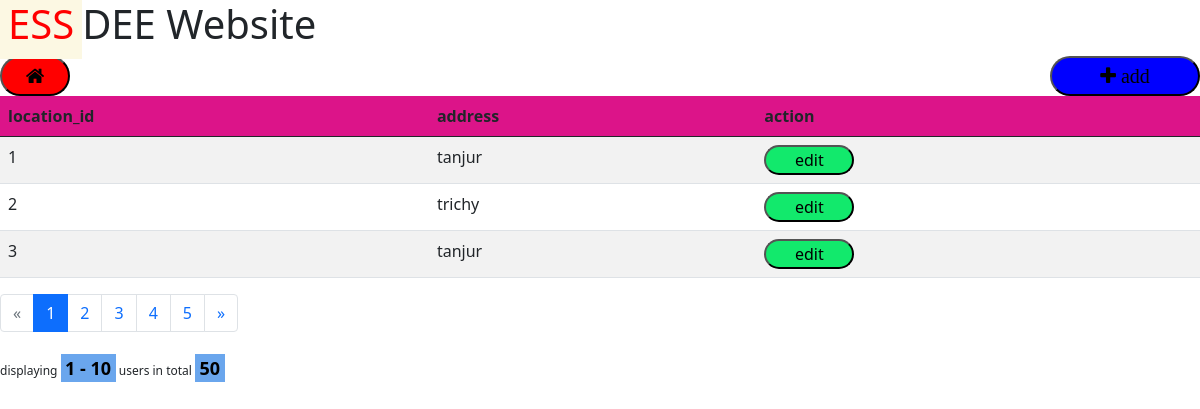
Before: /locatin with the older database file.
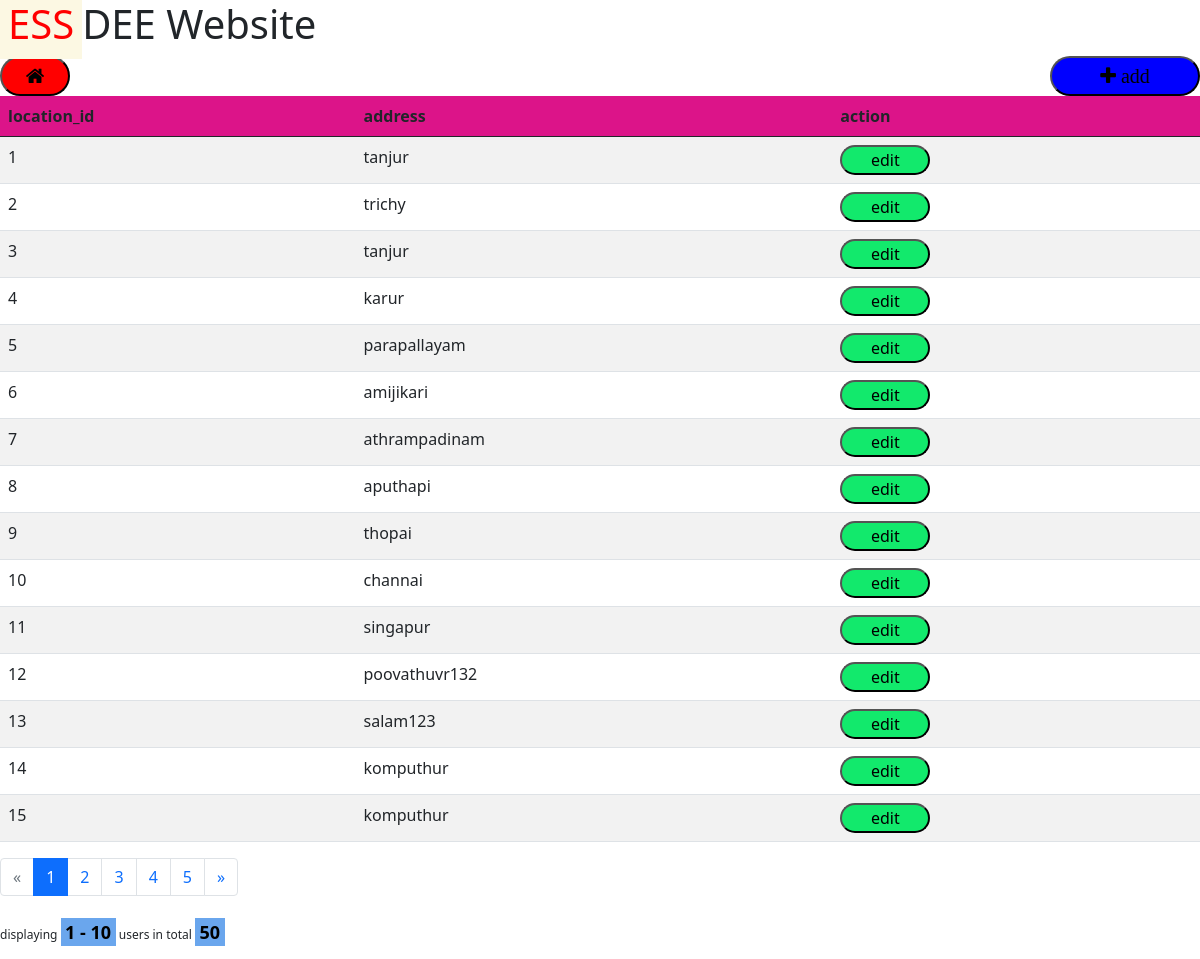
After: the same page with the newer database file.
### tables this page shows
CREATE TABLE Location(loction_id INTEGER PRIMARY KEY AUTOINCREMENT,address text NOT NULL);

### f1.py (the view)
@app.route('/locatin')
def loc():
    con = sqlite3.connect('main.db')
    cur = con.cursor()
    tbl="select * from Location"
    cur.execute(tbl)
    x =cur.fetchall()
    print(x)
    con.commit()
    con.close()
    page = request.args.get(get_page_parameter(), type=int, default=1)
    pagination = Pagination(page=page, total=50, record_name='users')
    return render_template('loction.html' ,pagination=pagination,x=x)

### templates/loction.html (shortened to what this page needs)
<!DOCTYPE html>
<html>
    <head>
      <link rel="stylesheet" href="https://cdnjs.cloudflare.com/ajax/libs/font-awesome/4.7.0/css/font-awesome.min.css">
        <link rel="stylesheet" href="{{ url_for('static', filename='css/main.css') }}">
        <link href="https://cdn.jsdelivr.net/npm/bootstrap@5.0.1/dist/css/bootstrap.min.css" rel="stylesheet">
    </head>
<body>
  <h1><mark class="markline">ESS</mark>DEE Website</h1>
  <form action="/" method='post'>
    <button type="submit" class="fa fa-home" style="font-size:20px;background-color:red;border-radius: 30px;width: 70px; height: 40px;float: left;"></button>
    </form>
{% block content %}
  <table id="data" class="table table-striped">
    <thead>
      <tr>
        <th>location_id</th>
        <th>address</th>
        <th>action</th>
      </tr>
    </thead>
    <tbody>
      {% for user in x %}
        <tr>
          <td>{{user[0]}}</td>
          <td>{{user[1]}}</td>
          <td>
            <form action="{{ url_for('locedit1', id=user[0]) }}" method='post'><button  type="submit" value="edit" class="btn1" id="showedit"> edit</button></form>
          </td>
        </tr>
      {% endfor %}
        <button type="submit" class="fa fa-plus"style="font-size:20px;background-color:blue;border-radius: 30px;width: 150px; height: 40px;float: right;" id="show" > add </button>
    </tbody>
  </table>
{{ pagination.links }}
{{ pagination.info }}
{% endblock %}
</body>
</html>

Changed rows visible on the page:
added Location: loction_id "4", address "karur"
added Location: loction_id "5", address "parapallayam"
added Location: loction_id "6", address "amijikari"
added Location: loction_id "7", address "athrampadinam"
added Location: loction_id "8", address "aputhapi"
added Location: loction_id "9", address "thopai"
added Location: loction_id "10", address "channai"
added Location: loction_id "11", address "singapur"
added Location: loction_id "12", address "poovathuvr132"
added Location: loction_id "13", address "salam123"
added Location: loction_id "14", address "komputhur"
added Location: loction_id "15", address "komputhur"
